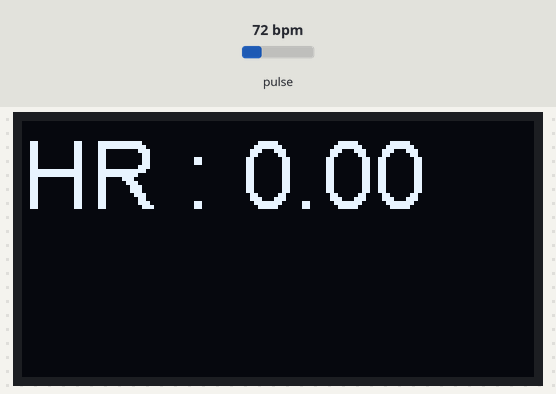
The sketch below on a simulated ESP32. Parts: 128×64 one-colour display. The test bench sets the inputs (shaded band); at power-on: pulse 72 bpm. What the sketch prints to the serial monitor is not drawn.

Above: at 1.6 s.
1.7 s: pulse set to 42 bpm
At 4.5 s:
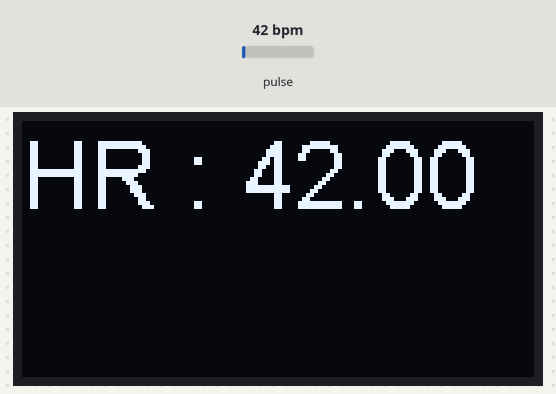
4.7 s: pulse set to 70 bpm
At 6.0 s:
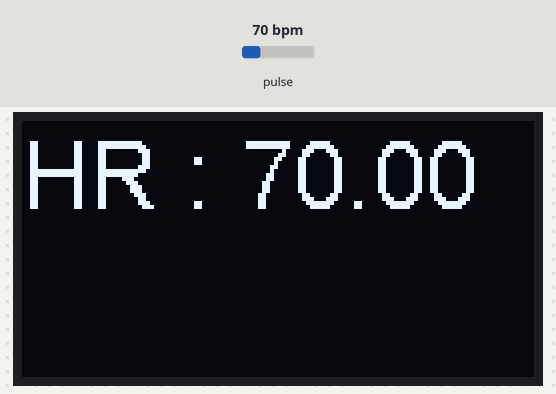
6.5 s: pulse set to 100 bpm
At 7.7 s:
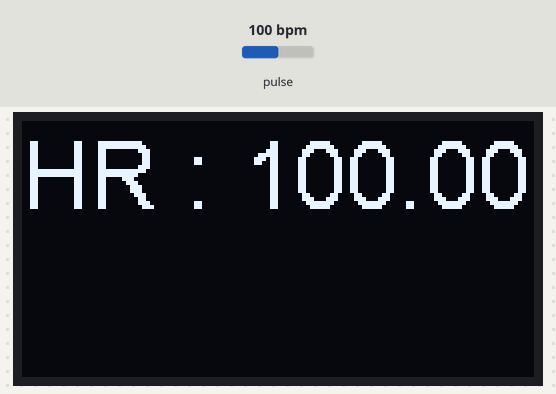
Timing chart, 0 to 9.5 s (numbered marks = the images above; inputs shaded):
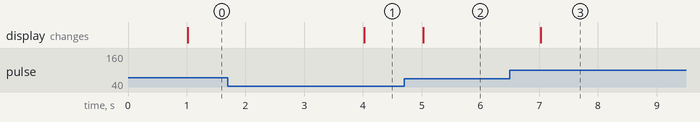

Measured:
- after the input at 1.7 s, the display: changes after 2.3 s (image 1)
- after the input at 4.7 s, the display: changes after 0.32 s (image 2)
- after the input at 6.5 s, the display: changes after 0.53 s (image 3)

The sketch:

GISMO6_MAX30100_HR_SP_OLED.ino
```cpp
#include <Wire.h>
#include "MAX30100_PulseOximeter.h"

#include "SSD1306.h"
SSD1306 display(0x3c,21,22);

#define REPORTING_PERIOD_MS     1000

PulseOximeter pox;
uint32_t tsLastReport = 0;

float heartRate;


void OLEDInit();
void OLEDUpdate();

void onBeatDetected()
{
    Serial.println("Beat!");
}

void setup()
{
    Serial.begin(115200);
    Serial.print("Initializing pulse oximeter..");

    // Initialize the PulseOximeter instance
    // Failures are generally due to an improper I2C wiring, missing power supply
    // or wrong target chip
    if (!pox.begin()) {
        Serial.println("FAILED");
        for(;;);
    } else {
        Serial.println("SUCCESS");
    }
     pox.setIRLedCurrent(MAX30100_LED_CURR_7_6MA);

    // Register a callback for the beat detection
    pox.setOnBeatDetectedCallback(onBeatDetected);

    OLEDInit();
}

void loop()
{
    // Make sure to call update as fast as possible
    pox.update();
    if (millis() - tsLastReport > REPORTING_PERIOD_MS) {
        heartRate = pox.getHeartRate();
        Serial.print("Heart rate:");
        Serial.print(heartRate);
        Serial.println("bpm");

        tsLastReport = millis();
        OLEDUpdate();
    }
}
void OLEDInit(){
  display.init();
  display.setFont(ArialMT_Plain_24);
}

void OLEDUpdate(){

  display.clear();
  display.drawString(0,0,"HR : "+String(heartRate));
  display.display();
}
```
